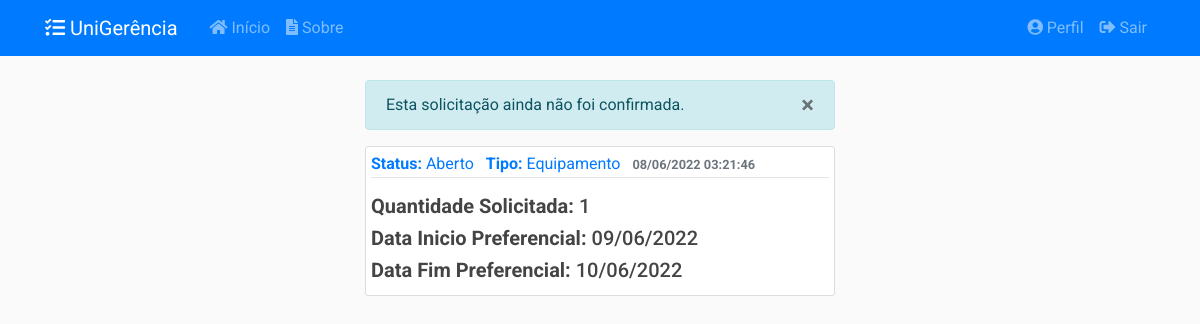
The app's page /solicitacoes/35 (signed in), older data.
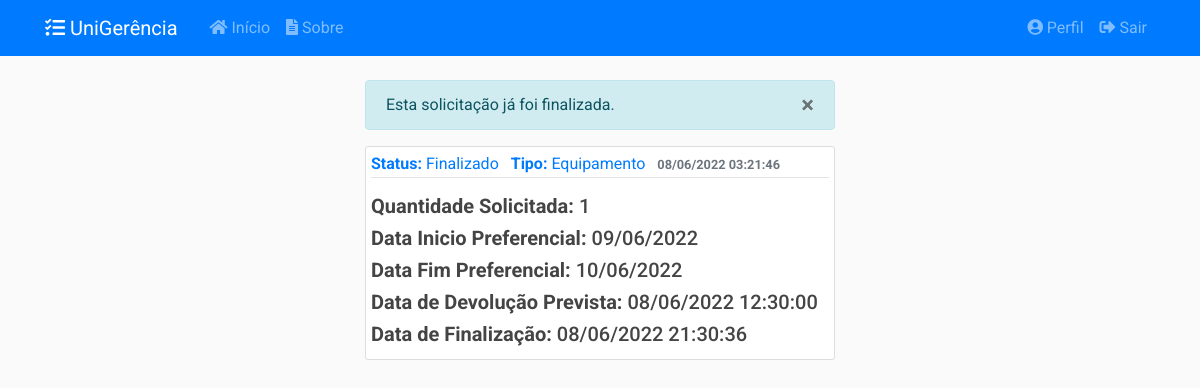
The same page, newer data.
### app/models/solicitacoes.py (models this page shows, shortened)
class Solicitacao(db.Model):
    __tablename__ = 'solicitacoes'
    __table_args__ = {'extend_existing': True}
    id = db.Column(db.Integer, primary_key=True)
    status = db.Column(db.Enum(Status), default=Status.ABERTO.name)
    data_abertura = db.Column(db.DateTime, nullable=False,
                              default=datetime.now().astimezone(fuso_horario))
    data_inicio_pref = db.Column(db.Date, nullable=False)
    data_fim_pref = db.Column(db.Date, nullable=False)
    data_retirada = db.Column(db.DateTime, nullable=True)
    data_devolucao = db.Column(db.DateTime, nullable=True)
    data_cancelamento = db.Column(db.DateTime, nullable=True)
    data_finalizacao = db.Column(db.DateTime, nullable=True)
    quantidade = db.Column(db.Integer, nullable=False, default=0)
    descricao = db.Column(db.String(20), nullable=False)
    tipo = db.Column(db.String(20), nullable=False)
    ativo = db.Column(db.Boolean, nullable=False, default=True)
    usuario_id = db.Column(db.Integer, db.ForeignKey('usuarios.id'),
                           nullable=False)
    turno_id = db.Column(db.Integer, db.ForeignKey('turnos.id'),
                           nullable=False)
    turno = db.relationship('Turno', back_populates='solicitacoes')
    __mapper_args__ = {
        'polymorphic_identity': 'SOLICITACAO',
        'polymorphic_on': tipo
    }
    def __repr__(self):
        return f"Solicitação #{self.id} - {self.tipo} - {self.status.value}"
    def recuperar_id(sol_id):
        return Solicitacao.query.filter_by(id=sol_id).filter_by(ativo=True).first_or_404()
    def tempo_restante(self):
        if(self.data_devolucao and self.status.name == 'EMUSO'):
            agora = datetime.now().astimezone(fuso_horario)
            tempo_restante = int(datetime.timestamp(self.data_devolucao) -
                                  datetime.timestamp(agora))
            if tempo_restante <= 0:
                return None
            minutos, segundos = divmod(tempo_restante, 60)
            horas, minutos = divmod(minutos, 60)
            return "%02d:%02d:%02d" % (horas, minutos, segundos)
        else:
            return None
    def verificar_autor(self, usuario):
        if self.autor == usuario or usuario.tipo.name == 'ADMIN':
            return True
        else:
            return False

### app/controllers/solicitacoes.py (the view)
@solicitacoes.route("/<int:solicitacao_id>", methods=['GET'])
@login_required
def solicitacao(solicitacao_id):
    solicitacao = Solicitacao.recuperar_id(solicitacao_id)
    if not solicitacao.verificar_autor(current_user):
        abort(403)
    tempo_restante= solicitacao.tempo_restante()
    return render_template('solicitacoes/solicitacao.html',
                           title=solicitacao, solicitacao=solicitacao,
                           tempo_restante=tempo_restante)

### app/models/usuarios.py (called while the page is built)
@login_manager.user_loader
def load_user(user_id):
    return Usuario.query.get(int(user_id))

### app/templates/solicitacoes/solicitacao.html (shortened to what this page needs)
{% extends "layout.html" %}
{% block conteudo %}
{% if solicitacao.status.name != 'PENDENTE' %}
<div class="alert alert-info" role="alert" id="alert-message">
    <button type="button" class="close" data-dismiss="alert">
    <span>&times;</span>
    </button>
    {% if solicitacao.status.name == 'ABERTO' %}
    Esta solicitação ainda não foi confirmada.
    {% elif solicitacao.status.name == 'SOLICITADO' %}
    Esta solicitação está na lista de espera.
    {% elif solicitacao.status.name == 'CONFIRMADO' %}
    Esta solicitação foi confirmada.
    {% elif solicitacao.status.name == 'EMUSO' %}
    Esta solicitação está em uso.
    {% elif solicitacao.status.name == 'CANCELADO' %}
    Esta solicitação foi cancelada.
    {% elif solicitacao.status.name == 'FECHADO' %}
    Esta solicitação já foi finalizada.
    {% endif %}
</div>
{% endif %}
<article class="media content-section">
    <div class="media-body">
        <div class="article-metadata mb-3">
            <a class="mr-2"><strong>Status:</strong> {{ solicitacao.status.value }}</a>
            {% if solicitacao.tipo == 'EQUIPAMENTO' %}
            <a class="mr-2"><strong>Tipo:</strong> Equipamento</a>
            {% elif solicitacao.tipo == 'SALA' %}
            <a class="mr-2"><strong>Tipo:</strong> Sala</a>
            {% endif %}
            <small class="text-muted"><strong>{{ solicitacao.data_abertura.strftime('%d/%m/%Y %H:%M:%S') }}</strong></small>
        </div>
        {% if solicitacao.quantidade %}
            <h5 class="article-content"><strong>Quantidade Solicitada:</strong> {{ solicitacao.quantidade }}</h5>
        {% endif %}
        {% if solicitacao.data_inicio_pref %}
            <h5 class="article-content"><strong>Data Inicio Preferencial:</strong> {{ solicitacao.data_inicio_pref.strftime('%d/%m/%Y') }}</h5>
        {% endif %}
        {% if solicitacao.data_fim_pref %}
            <h5 class="article-content"><strong>Data Fim Preferencial:</strong> {{ solicitacao.data_fim_pref.strftime('%d/%m/%Y') }}</h5>
        {% endif %}
        {% if solicitacao.data_devolucao %}
            <h5 class="article-content"><strong>Data de Devolução Prevista:</strong> {{ solicitacao.data_devolucao.strftime('%d/%m/%Y %H:%M:%S') }}</h5>
        {% endif %}
        {% if solicitacao.data_finalizacao %}
            <h5 class="article-content"><strong>Data de Finalização:</strong> {{ solicitacao.data_finalizacao.strftime('%d/%m/%Y %H:%M:%S') }}</h5>
        {% endif %}
    </div>
</article>
{% endblock conteudo %}

### app/templates/layout.html (shortened to what this page needs)
<!DOCTYPE html>
<html>
<head>
    <link rel="stylesheet" type="text/css" href="{{ url_for('static', filename='css/bootstrap4.min.css') }}">
    <link rel="stylesheet" type="text/css" href="{{ url_for('static', filename='css/main.css') }}">
    <link rel="stylesheet" type="text/css" href="https://cdn.datatables.net/v/dt/jszip-2.5.0/dt-1.12.1/b-2.2.3/b-colvis-2.2.3/b-html5-2.2.3/b-print-2.2.3/cr-1.5.6/date-1.1.2/fh-3.2.3/r-2.3.0/rg-1.2.0/rr-1.2.8/sc-2.0.6/sp-2.0.1/sl-1.4.0/datatables.min.css"/>
    <link rel="stylesheet" type="text/css" href="{{ url_for('static', filename='css/select2.min.css') }}"/>
    <link rel="stylesheet" type="text/css" href="{{ url_for('static', filename='css/select2-bootstrap.min.css') }}">
    <link rel="stylesheet" type="text/css" href="https://pro.fontawesome.com/releases/v5.15.0/css/all.css">
</head>
<body>
    <header class="site-header">
        <nav class="navbar navbar-expand-md navbar-dark bg-primary fixed-top">
            <div class="container">
                <a class="navbar-brand mr-4" href="{{ url_for('principal.inicio') }}"><i class="fas fa-tasks"></i> UniGerência</a>
                <div class="collapse navbar-collapse" id="navbarToggle">
                    <div class="navbar-nav mr-auto">
                        <a class="nav-item nav-link" href="{{ url_for('principal.inicio') }}"><i class="fas fa-home"></i>&nbsp;Início</a>
                        <a class="nav-item nav-link" href="{{ url_for('principal.sobre') }}"><i class="fas fa-file-alt"></i>&nbsp;Sobre</a>
                    </div>
                    <div class="navbar-nav">
                    {% if current_user.is_authenticated %}
                        <a class="nav-item nav-link" href="{{ url_for('usuarios.perfil') }}"><i class="fas fa-user-circle"></i>&nbsp;Perfil</a>
                        <a class="nav-item nav-link" href="{{ url_for('usuarios.logout') }}"><i class="fas fa-sign-out-alt"></i>&nbsp;Sair</a>
                    {% else %}
                        <a class="nav-item nav-link" href="{{ url_for('usuarios.login') }}"><i class="fas fa-sign-in-alt"></i>&nbsp;Login</a>
                        <a class="nav-item nav-link" href="{{ url_for('usuarios.registrar') }}"><i class="fas fa-address-card"></i>&nbsp;Registre-se</a>
                    {% endif %}
                    </div>
                </div>
            </div>
        </nav>
    </header>
    <main role="main" class="container-fluid">
        <div class="row justify-content-lg-center">
            <div class="col-lg-5 align-self-lg-center">
            {% block conteudo %}{% endblock %}
            </div>
        </div>
    </main>
</body>
</html>

### app/static/css/main.css (style rules this page uses)
body { background: #fafafad5; color: #333333; margin-top: 5rem; font-family: 'Roboto' !important; }
h1, h2, h3, h4, h5, h6 { color: #444444; }
html { scroll-behavior: smooth; }
.content-section { background: #ffffff; padding: 5px 5px; border: 1px solid #dddddd; border-radius: 3px; margin-bottom: 20px; }
.article-content { white-space: pre-line; }
.article-metadata { padding-bottom: 1px; margin-bottom: 4px; border-bottom: 1px solid #e3e3e3 }

Row changes from the older to the newer data that the page shows:
changed Solicitacao: status.value "Aberto" → "Finalizado"; data_devolucao (not shown) → "08/06/2022 12:30:00"; data_finalizacao (not shown) → "08/06/2022 21:30:36"
Text that changed along with them:
text no longer shown: "Esta solicitação ainda não foi confirmada."
text now shown: "Esta solicitação já foi finalizada. Data de Devolução Prevista: Data de Finalização:"
